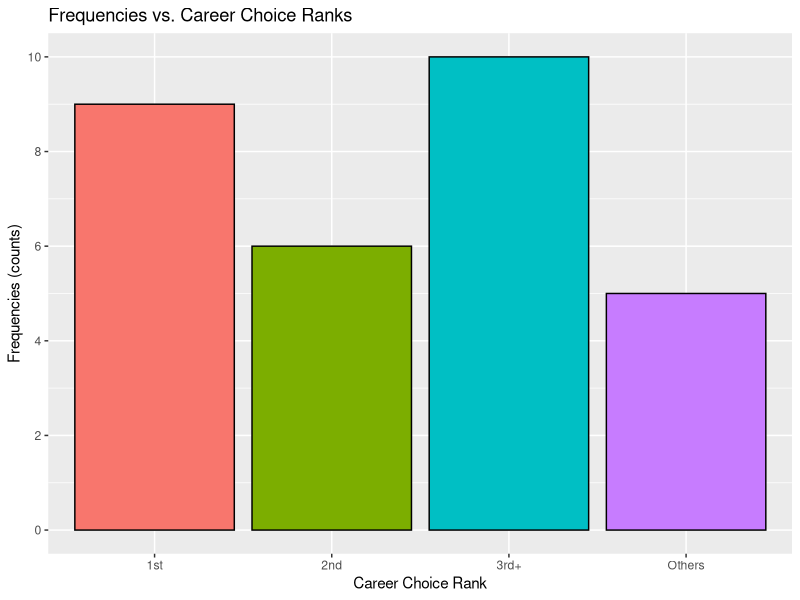

Here is the R script that generated this plot:
## ---- chunk 1
knitr::opts_chunk$set(echo = TRUE, message = FALSE, warning = FALSE)
## ---- chunk 2

library(tibble)

numRows <- 30
careerChoiceRanks <- c("1st", "2nd", "3rd+", "Others")
set.seed(2^8 + 3)

ds1 <- tibble(
  Job.Type = rep("Teacher", numRows),
  Industry.Type = rep("Education", numRows),
  Career.Choice.Rank = factor(
    x = sample(careerChoiceRanks, numRows, TRUE),
    levels = careerChoiceRanks,
    labels = careerChoiceRanks,
    ordered = TRUE
  )
)

print(ds1)

## ---- chunk 3

library(dplyr)

ds1 %>%
  group_by_all() %>% 
  summarize(n = n())

## ---- chunk 4
library(kableExtra)

ds1 %>%
  group_by_all() %>%                          # Tell dplyr which variables to use for grouping
  summarize(n = n()) %>%                      # Compute the tallies for each variable group
  kable() %>%                                 # Generate a table, which can be HTML, LaTeX
  kable_styling(                              # Style the HTML table
    bootstrap_options = c(                    # Pass in the options to be used by the Bootstrap framework
      "striped"                               #    - Color each alternating row differently
      ,"condensed"                            #    - Remove unnecessary space
      ,"bordered"                             #    - Add line borders to all cells
      ,"hover"                                #    - Change active cell color focus on hover
    )
  )

## ---- chunk 5

library(ggplot2)
library(scales)

p1 <- ggplot(ds1, aes(x = Career.Choice.Rank, fill = Career.Choice.Rank)) +
  geom_bar(color = "black", show.legend = FALSE) +
  scale_fill_discrete() +
  scale_y_continuous(breaks = seq(0, max(table(ds1$Career.Choice.Rank)) + 5, 2)) +
  labs(
    title = "Frequencies vs. Career Choice Ranks",
    x = "Career Choice Rank",
    y = "Frequencies (counts)"
  )

print(p1)
